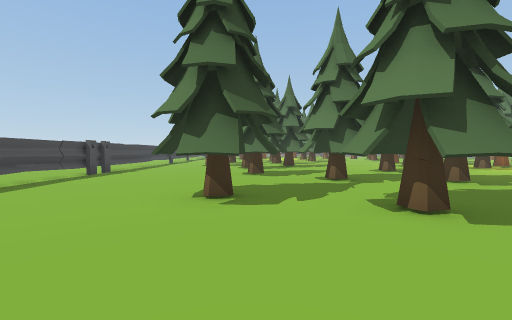
[1] (above)

16 first-person views from a walk through a scene from a Unity 3-D project. The camera is 1.5 m above the floor, tilts 2° down and sees 90° across. The floor is counted in squares, 2 m on a side. Each view is taken from the middle of a square. On the plan, view 1 faces up. The plan holds only what a view shows up to about 9 squares ahead; the rest is blank. The place goes on beyond the plan.

[2]
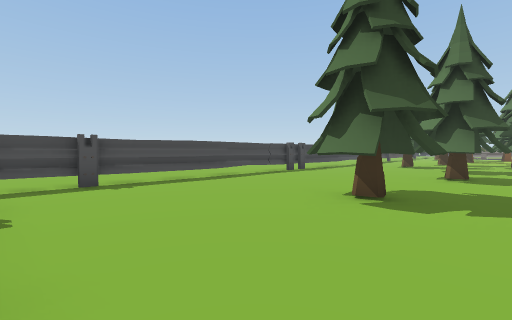

[3]
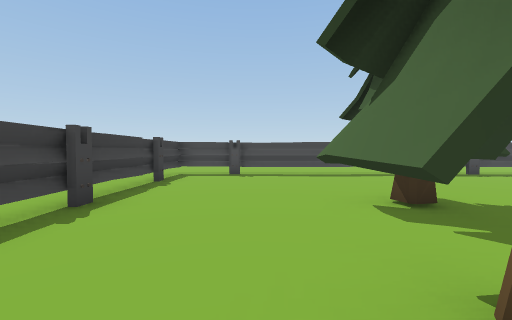

[4]
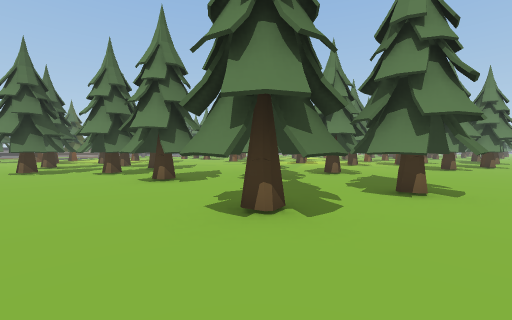

[5]
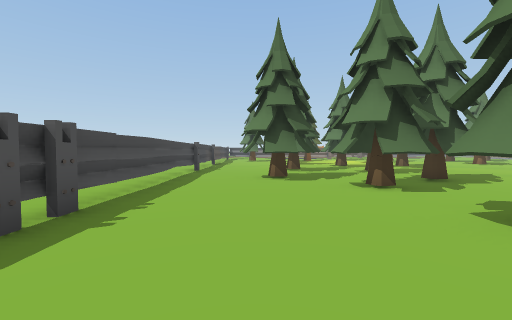

[6]
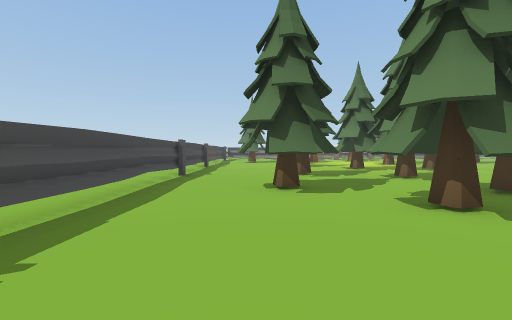

[7]
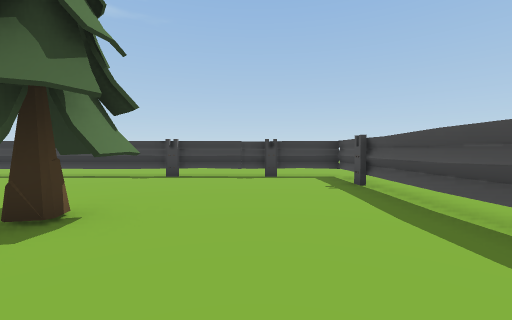

[8]
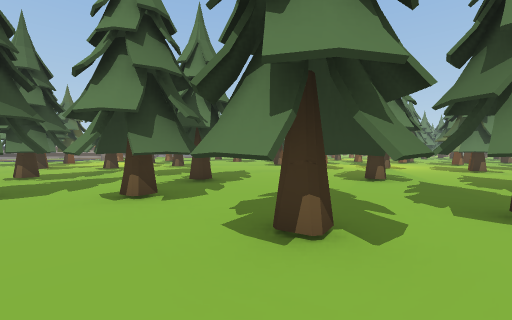

[9]
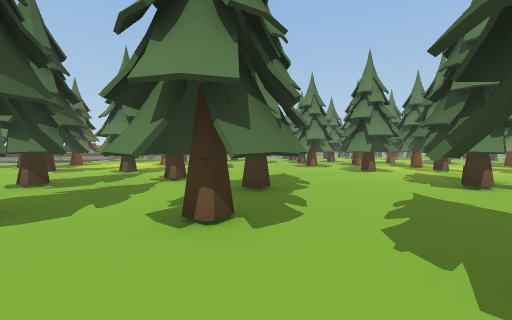

[10]
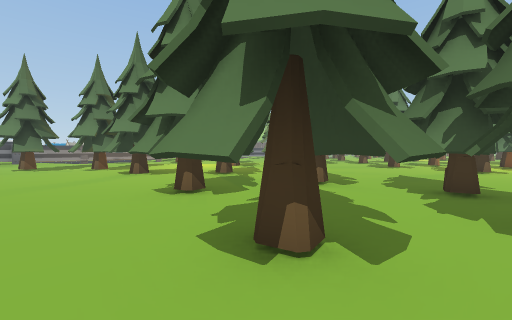

[11]
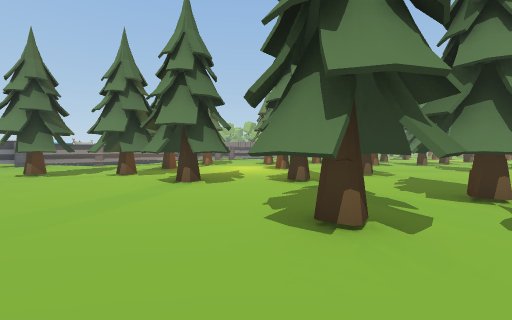

[12]
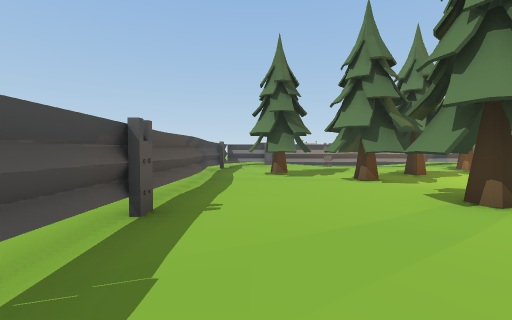

[13]
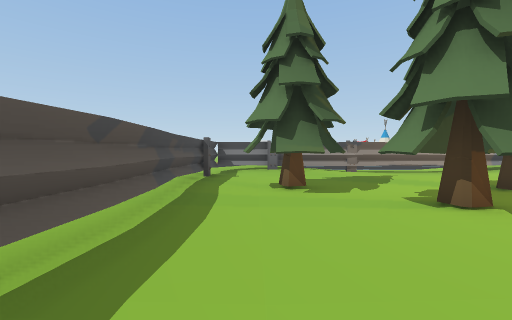

[14]
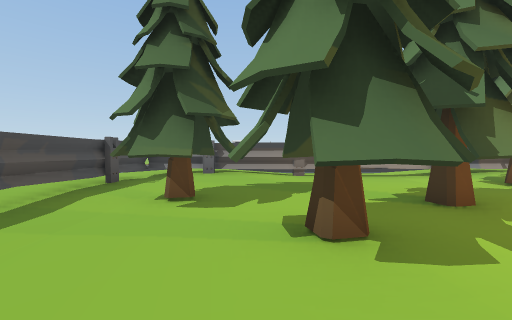

[15]
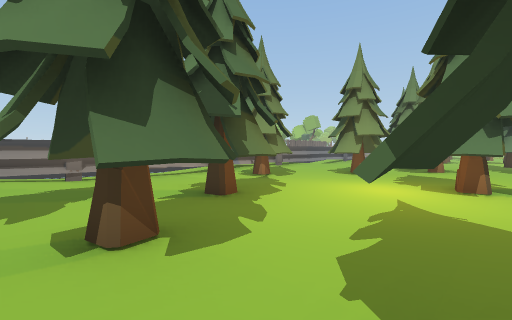

[16]
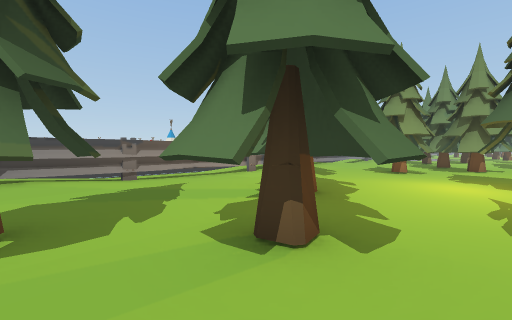

### Floor plan
Key: @ floor where view 1 was taken; # wall or solid block; x gap in a wall; . main floor; : floor 0.25 m higher than the main floor; / step, stairs or slope; T thing the floor can be seen under or through.
Columns run from 6 left of view 1 to 10 right of it. Each row starts with its distance up from view 1.
 33     ..
 32     ..
 31      ..
 30 ./://...../
 29 .TTTTTTTTT###
 28 .T..:......:
 27 :T........#.
 26 TT.#......#..
 25 TTTT..##:...##
 24 ##...###::...#.
 23 .#..###..:....##
 22 .#.......## ...#
 21 .#...#...###.::x
 20 .#...##....
 19 .#.....# .
 18  #..... ..#.
 17 .#..##.......
 16 .T..##.#.....
 15 TT...#x# ...
 14 T...#..x.....
 13 TT.##..##....##
 12 .T..#.#.#.....#
 11 .T...##........
 10 .T........## ...
  9 .T....##..###...x
  8 .T....###.......#
  7 TT.....###. ....
  6 T.......#. #.
  5 TT...#.......
  4 .T...##.#.....
  3 .T......##.....
  2 .T.............
  1 .T........
  0 .T....@....
 -1 .TTTTTTTTT##
 -2 ..........

Where each view was taken, in squares from view 1:
view 1: 0 up, 0 right, facing up
view 2: 0 up, 1 right, facing up-left
view 3: 2 up, 3 right, facing left
view 4: 2 up, 3 left, facing up-right
view 5: 6 up, 3 left, facing up
view 6: 8 up, 3 left, facing up
view 7: 7 up, 3 left, facing down
view 8: 7 up, 2 left, facing up-right
view 9: 9 up, 2 left, facing up-right
view 10: 12 up, 4 left, facing up-right
view 11: 15 up, 4 left, facing up-right
view 12: 17 up, 4 left, facing up
view 13: 20 up, 4 left, facing up
view 14: 21 up, 2 left, facing up
view 15: 21 up, 2 left, facing up-right
view 16: 22 up, 3 left, facing up-right
